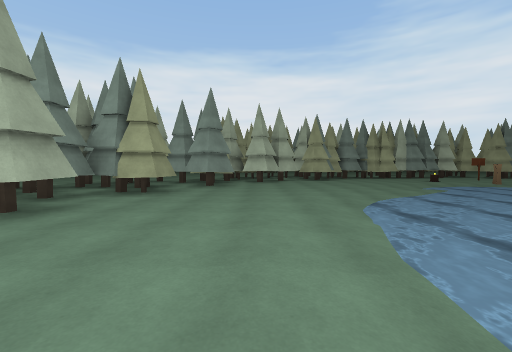
View 1 (above)

19 first-person views from a walk through a Unity game level. The camera is 1.3 m above the floor, tilts 2° down and sees 90° across. The floor is counted in squares, 2 m on a side. Each view is taken from the middle of a square. On the plan, view 1 faces up. The plan holds only what a view shows up to about 9 squares ahead; the rest is blank. The place goes on beyond the plan. The player is left out. Some surface patterns are stand-ins.

View 2
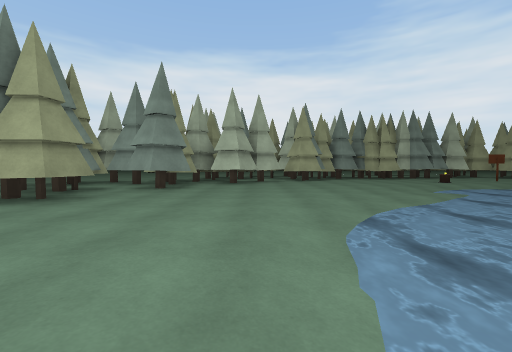

View 3
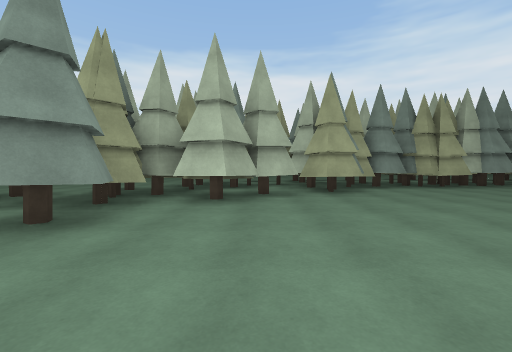

View 4
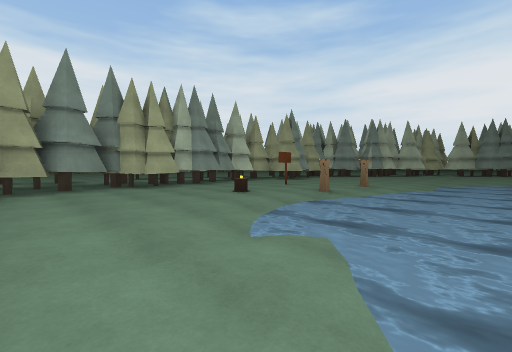

View 5
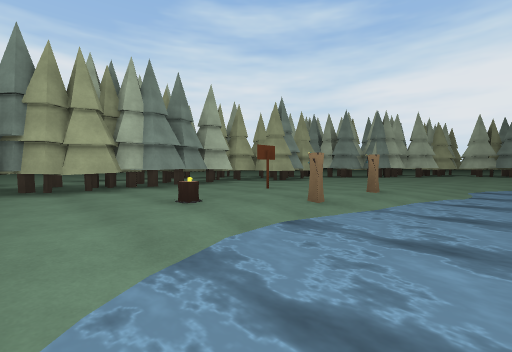

View 6
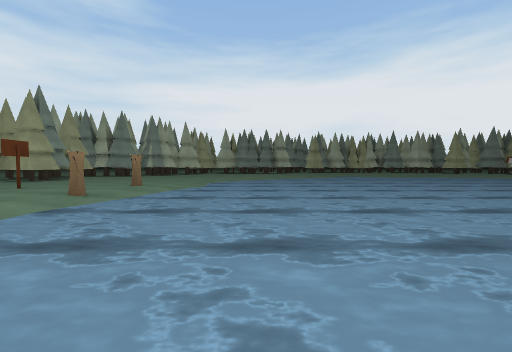

View 7
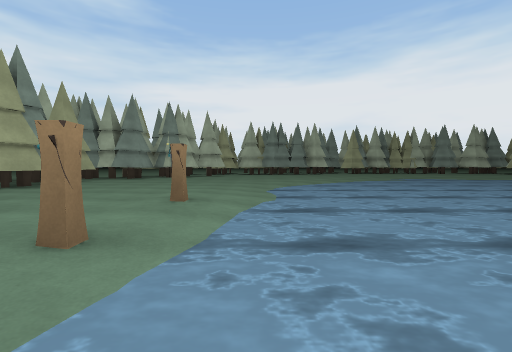

View 8
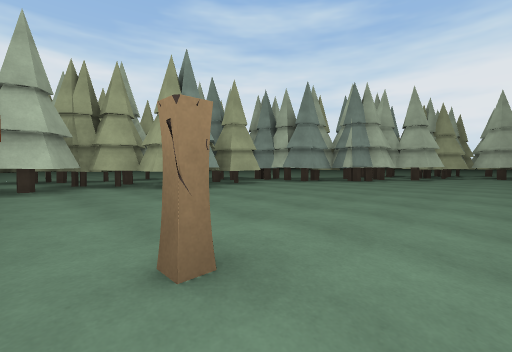

View 9
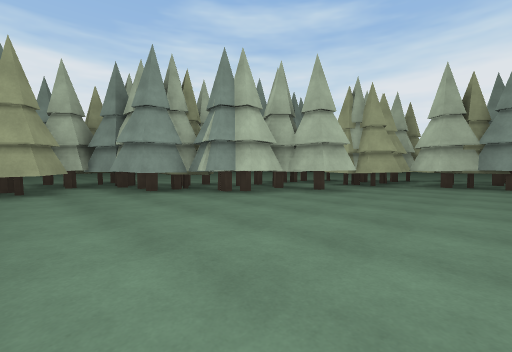

View 10
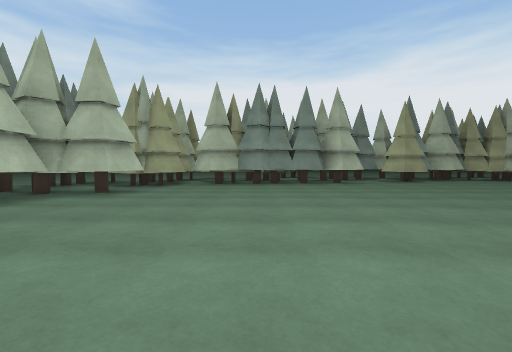

View 11
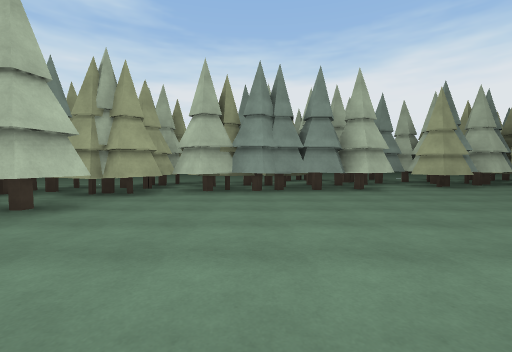

View 12
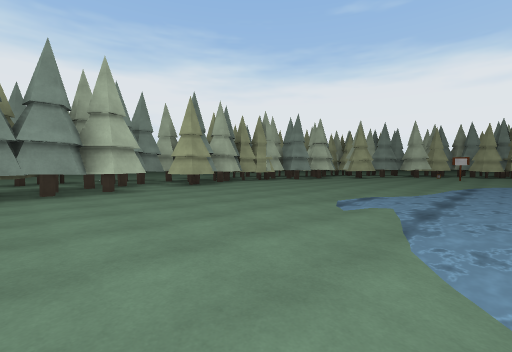

View 13
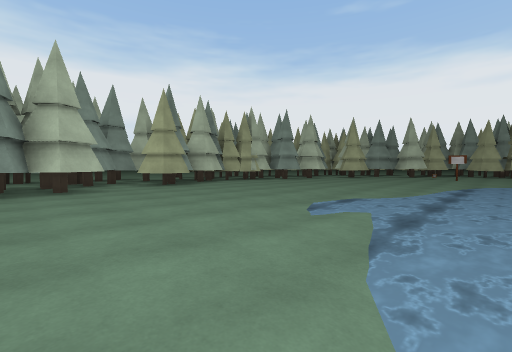

View 14
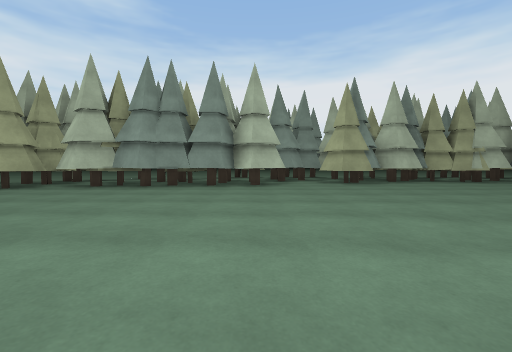

View 15
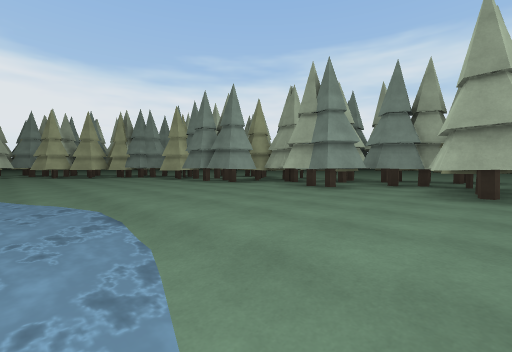

View 16
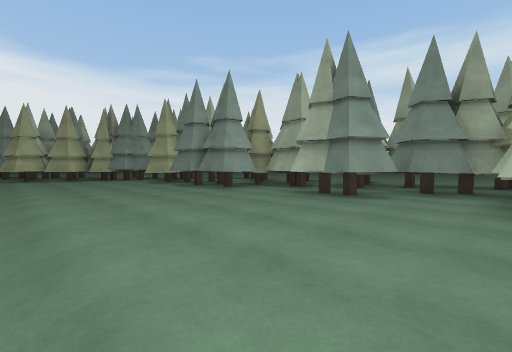

View 17
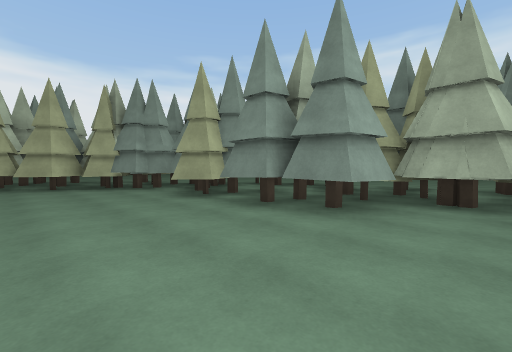

View 18
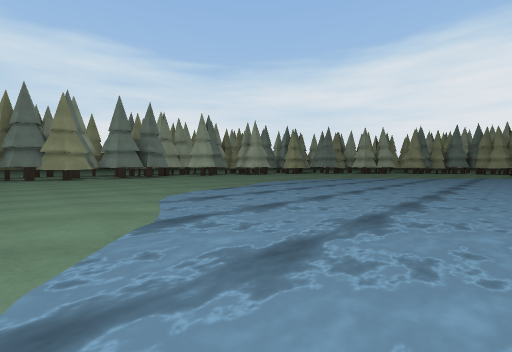

View 19
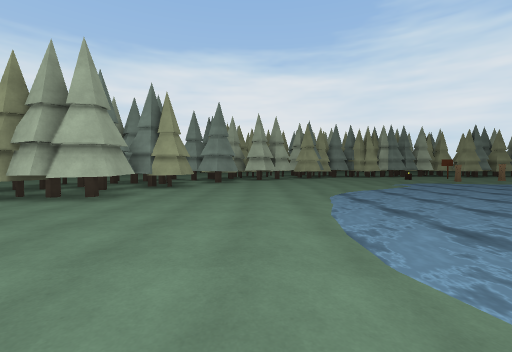

### Floor plan
Key: @ floor where view 1 was taken; # wall or solid block; . main floor; - floor 0.25 m lower than the main floor; / step, stairs or slope; ~ water the walk can cross; ≈ water the walk keeps out of; S stump; I sign; O other object.
Columns run from 5 left of view 1 to 27 right of it. Each row starts with its distance up from view 1.
 16                 ####
 15          #########.######
 14         ###............### ###
 13        ###..............####.#
 12      ###.....SO.I........###.##
 11    ####...................##.##
 10    #........///O.O............#
  9    ##......~~~~~~-//-........##
  8   ##......-~~~~~~~~~~/.......##
  7  ###.....-~~≈≈≈≈≈≈≈~~~/.......#
  6  ##....//~≈≈≈≈≈≈≈≈≈≈≈~~/......##
  5  #...../~~≈≈≈≈≈≈≈≈≈≈≈≈~~......###
  4 ###.../~~≈≈≈ ≈≈≈≈≈≈≈≈≈≈~-.......#
  3 ###.../~~≈≈ ≈≈≈≈≈≈≈≈≈≈≈~~-......#
  2 #...../~~≈ ≈≈≈ ≈≈≈≈≈≈≈≈~~~-....##
  1 ##..../~~ ≈≈≈≈  ≈≈≈≈ ≈≈≈~~-....##
  0 ##...@/~ ≈≈≈≈≈   ≈≈≈   ≈~~......#
 -1 #...../~~≈≈≈≈≈    ≈≈   ≈~-......#
 -2 #......~~≈≈≈≈≈         ≈~.... ..#
 -3 ###....-~~≈≈≈≈         ~~...   ##
 -4  ##....-~~≈≈≈≈         ~~..     #
 -5   #.....~~~≈≈≈         ~-.
 -6  ##...../~~~≈≈         ~.
 -7  ##......./~~~
 -8  #........./~~
 -9  ##....
-10   ###.
-11    ###
-12      #

Where each view was taken, in squares from view 1:
view 1: 0 up, 0 right, facing up
view 2: 2 up, 1 right, facing up
view 3: 6 up, 1 right, facing up
view 4: 7 up, 4 right, facing up-right
view 5: 8 up, 6 right, facing up-right
view 6: 7 up, 5 right, facing right
view 7: 9 up, 8 right, facing right
view 8: 9 up, 11 right, facing up-right
view 9: 8 up, 16 right, facing up-right
view 10: 8 up, 16 right, facing right
view 11: 8 up, 18 right, facing right
view 12: 7 up, 18 right, facing down-right
view 13: 6 up, 18 right, facing down-right
view 14: 5 up, 18 right, facing right
view 15: 4 up, 2 right, facing down-left
view 16: 3 up, 1 right, facing down-left
view 17: 1 down, 0 right, facing down-left
view 18: 8 down, 8 right, facing up-left
view 19: 2 down, 0 right, facing up
